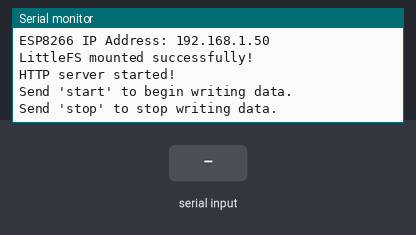
Bench run of a sketch on a simulated ESP8266 (NodeMCU). Parts: the last lines printed to the serial monitor. Inputs (shaded band) come from the test bench. WiFi joins after 1.5 s; servers stay silent unless stated; storage starts empty; random numbers use the default seed unless the sketch sets one.

Above: at 3.3 s.
3.4 s: "start\n" received over Serial
At 4.3 s:
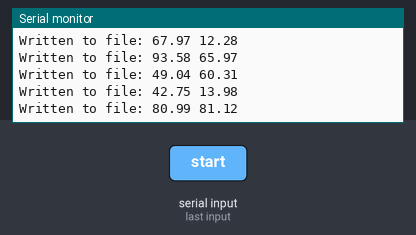
4.9 s: "stop\n" received over Serial
At 6.0 s:
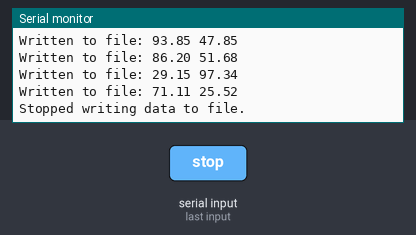
6.4 s: "1\n" received over Serial
At 7.5 s:
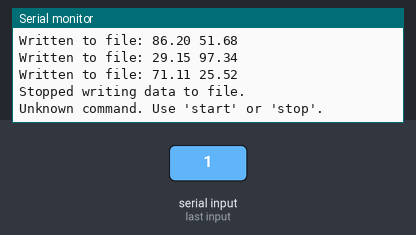
7.9 s: "start\n" received over Serial
At 8.6 s:
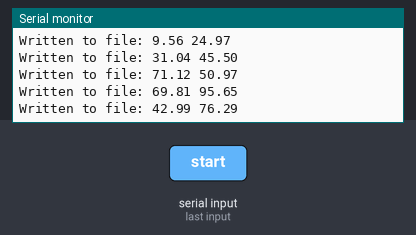
Timing chart, 0 to 10.9 s (numbered marks = the images above; inputs shaded):
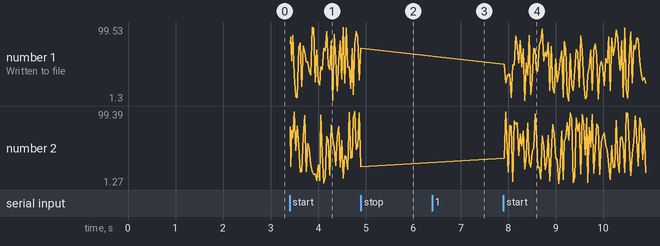

Measured:
- after the input at 3.4 s, the serial monitor: prints a new line at once (image 1)
- after the input at 6.4 s, the serial monitor: prints a new line at once (image 3)
- after the input at 7.9 s, the serial monitor: prints a new line at once (image 4)
- plotted number 1: 71.11 → 8.22 after the input at 7.9 s
- plotted number 2: 25.52 → 51.17 after the input at 7.9 s

The sketch:

data6_2random.ino
```cpp
#include <ESP8266WiFi.h>
#include <ESP8266WebServer.h>
#include <LittleFS.h>

// Wi-Fi thông tin
const char* ssid = "LAU_3";
const char* password = "nhatro29almn#L3";

ESP8266WebServer server(80); // HTTP server chạy trên cổng 80

bool isWriting = false; // Biến trạng thái kiểm tra việc ghi dữ liệu

void setup() {
  Serial.begin(9600);

  // Kết nối Wi-Fi
  WiFi.begin(ssid, password);
  Serial.println("Connecting to Wi-Fi...");
  while (WiFi.status() != WL_CONNECTED) {
    delay(1000);
    Serial.print(".");
  }
  Serial.println("\nConnected to Wi-Fi!");
  Serial.print("ESP8266 IP Address: ");
  Serial.println(WiFi.localIP()); // In địa chỉ IP của ESP8266

  // Khởi tạo LittleFS
  if (!LittleFS.begin()) {
    Serial.println("LittleFS mount failed!");
    return;
  }
  Serial.println("LittleFS mounted successfully!");

  // Cấu hình server
  server.on("/view", handleViewFile);       // Xem nội dung file
  server.on("/download", handleDownload);  // Tải file về
  server.begin();
  Serial.println("HTTP server started!");

  // Hướng dẫn trên Serial Monitor
  Serial.println("Send 'start' to begin writing data.");
  Serial.println("Send 'stop' to stop writing data.");
}

void loop() {
  server.handleClient(); // Xử lý các yêu cầu từ trình duyệt

  if (Serial.available()) {
    String command = Serial.readStringUntil('\n'); // Đọc lệnh từ Serial Monitor
    command.trim(); // Xóa khoảng trắng hoặc ký tự xuống dòng

    if (command == "start") {
      startWriting(); // Bắt đầu ghi
    } else if (command == "stop") {
      stopWriting(); // Dừng ghi
    } else {
      Serial.println("Unknown command. Use 'start' or 'stop'.");
    }
  }

  if (isWriting) {
    // Sinh hai giá trị ngẫu nhiên dạng số thực với 2 chữ số sau dấu phẩy
    float randomValue1 = random(1, 100) + random(0, 100) / 100.0;
    float randomValue2 = random(1, 100) + random(0, 100) / 100.0;

    // Ghép hai giá trị lại và cách nhau bằng dấu cách
    String data = String(randomValue1, 2) + " " + String(randomValue2, 2);
    writeToFile(data); // Ghi giá trị vào file
  }
}


// Hàm bắt đầu ghi dữ liệu
void startWriting() {
  const char* filename = "/data.txt";

  // Xóa file trước khi ghi
  if (LittleFS.exists(filename)) {
    LittleFS.remove(filename);
    Serial.println("File deleted before starting.");
  }

  isWriting = true;
  Serial.println("Started writing data to file.");
}

// Hàm dừng ghi dữ liệu
void stopWriting() {
  isWriting = false;
  Serial.println("Stopped writing data to file.");
}

// Hàm ghi dữ liệu vào file
void writeToFile(String data) {
  const char* filename = "/data.txt";

  // Mở file ở chế độ "a" (append), thêm dữ liệu vào cuối file
  File file = LittleFS.open(filename, "a");
  if (!file) {
    Serial.println("Failed to open file for appending!");
    return;
  }

  // Ghi dữ liệu vào file và thêm ký tự xuống dòng sau mỗi lần ghi
  file.println(data);
  file.close();

  // In ra dữ liệu đã ghi
  Serial.print("Written to file: ");
  Serial.println(data);
}

// Hàm xử lý yêu cầu "/view" để xem nội dung file trên trình duyệt
void handleViewFile() {
  const char* filename = "/data.txt";

  if (!LittleFS.exists(filename)) {
    server.send(404, "text/plain", "File not found!");
    return;
  }

  File file = LittleFS.open(filename, "r");
  if (!file) {
    server.send(500, "text/plain", "Failed to open file!");
    return;
  }

  String content;
  while (file.available()) {
    content += (char)file.read();
  }
  file.close();

  // Gửi nội dung file về trình duyệt (nội dung sẽ có các giá trị ngẫu nhiên cạnh nhau và mỗi dòng cách nhau)
  server.send(200, "text/plain", content);
}


// Hàm xử lý yêu cầu "/download" để tải file về
void handleDownload() {
  const char* filename = "/data.txt";

  if (!LittleFS.exists(filename)) {
    server.send(404, "text/plain", "File not found!");
    return;
  }

  File file = LittleFS.open(filename, "r");
  if (!file) {
    server.send(500, "text/plain", "Failed to open file!");
    return;
  }

  // Gửi header để trình duyệt hiểu đây là file tải về
  server.sendHeader("Content-Disposition", "attachment; filename=data.txt");
  server.streamFile(file, "text/plain");
  file.close();
}
```
